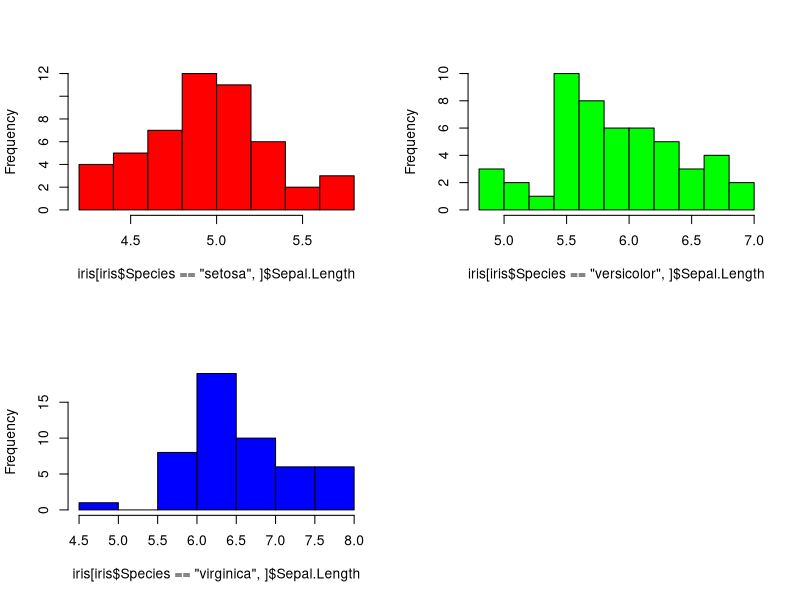
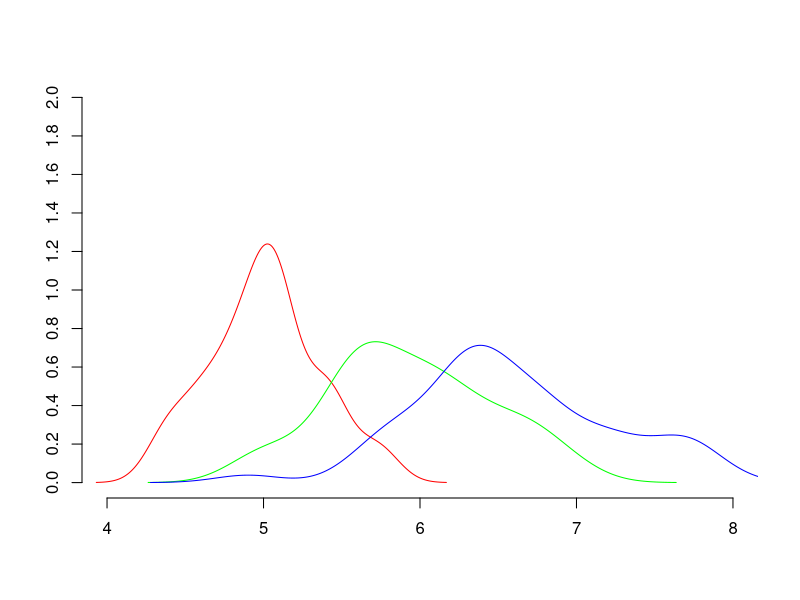
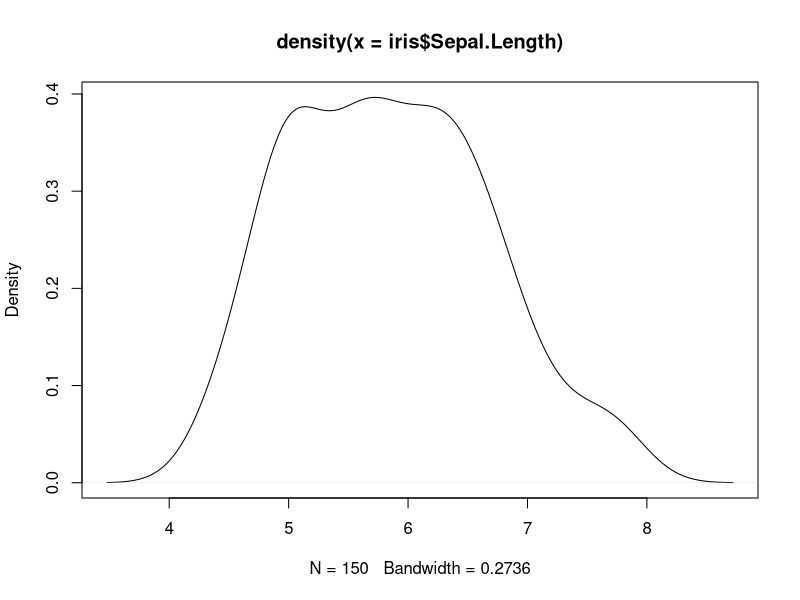

These figures' R source, in order:
###Statistical tests###
#The iris data set gives the measurements in centimeters of the variables sepal length and width and
#petal length and width, respectively, for 50 􀃙owers from each of 3 species of iris.

#1Use the summary() function to view some information about each column.
summary(iris)

#2Visualise the distribution of Sepal.Length , stratified by species.
#we want all plots in the same window, so we separate into different grids using par(), 2,2 creates a grid of 2 by 2
par(mfrow=c(2,2))
hist(iris[iris$Species == 'setosa', ]$Sepal.Length, breaks = 10, labels = FALSE, main = NULL, col = 'red')
hist(iris[iris$Species == 'versicolor', ]$Sepal.Length, breaks = 10, labels = FALSE, main = NULL, col = 'green')
hist(iris[iris$Species == 'virginica', ]$Sepal.Length, breaks = 10, labels = FALSE, main = NULL, col = 'blue')
par(mfrow=c(1,1))

#plot.new creates a completely new canvas = window
plot.new()
#we need this so that the x axis is adjusted, we first check the range of iris$Sepal.Length using the command below:
#range(iris$Sepal.Length), this gives us 4.3 and 7.9
plot.window(xlim = c(4, 8), ylim = c(0, 2))
#if you want to add lines to an existing plot, you have to use the line command
lines(density(iris[iris$Species == 'setosa', ]$Sepal.Length), col = 'red', main = NULL)
#alternative way to write this, and perhaps more understandable (because want to extract all rows (first bit) that contain setosa, and then the corresponding Sepal.Lengths)
#lines(density(iris[iris$Species == 'setosa', 'Sepal.Length']), col = 'red', main = NULL)
lines(density(iris[iris$Species == 'versicolor', ]$Sepal.Length), col = 'green', main = NULL)
lines(density(iris[iris$Species == 'virginica', ]$Sepal.Length), col = 'blue', main = NULL)
#now we will create the x-axis (1)
axis(side = 1, at = seq(4, 8))
#now we will create the y-axis (2)
axis(side = 2, at = seq(0, 2, 0.2))

#3Is Sepal.Length length normally distributed? Overall? Within each species?
#first test if the whole sepal length is normally distributed
shapiro.test(iris$Sepal.Length)
#the result is p-value = 0.01018, so we reject the null hypothesis, i.e. it is not normally distributed as a whole
shapiro.test(iris[iris$Species == 'setosa', ]$Sepal.Length)
shapiro.test(iris[iris$Species == 'versicolor', ]$Sepal.Length)
shapiro.test(iris[iris$Species == 'virginica', ]$Sepal.Length)
#but the individual data sets all have a high p-value (here often p > 0.1 is used), i.e. they are normally distributed, so that is really what we care about
plot(density(iris$Sepal.Length))

#4Is there a significant variation of Sepal.Length between the various species?
#as the individual data sets seem to be normally distributed, we can run an ANOVA
anova_iris <- aov(Sepal.Length ~ Species, data = iris) #we don't need to put iris before the Sepal.Length and Species here, because we give the dataframe afterwards
summary(anova_iris)
kruskal.test(Sepal.Length ~ Species, data = iris) 

#post hoc Tukey test for multiple comparisons
tukey_test <- TukeyHSD(anova_iris)
tukey_test
View(tukey_test$Species)
#the result is padj very close to 0 for all comparisons, so they are significantly different from each other
